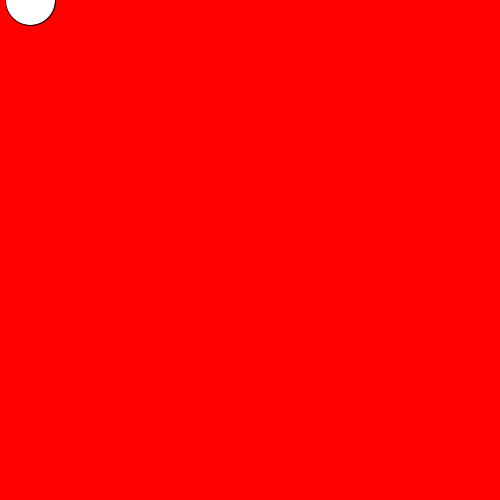
Frame 1 (no input)
Frame 60 (the mouse pressed at the canvas centre just before this capture): identical to frame 1, image omitted
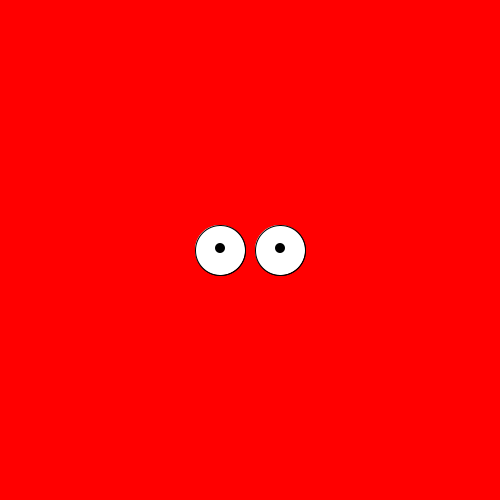
Frame 120 (the mouse held since frame 60 and released just before this capture)

The Processing sketch that drew these frames (run headless with seeded random() and noise(); from frame 60 on, the mouse is pressed at the canvas centre):

// Processing sketch: processing_155794
// ── processing_155794.pde

void setup() {
  background(255, 0, 0);
  size(500, 500);
  //fill(255, 0, 0);
  //rect(0,0,500,500);
}

void draw() {
  smooth();
  background(255, 0, 0);
  fill(255, 255, 255);
  stroke(0,0,0);
  ellipse((mouseX - 30), mouseY, 50, 50);
  ellipse((mouseX + 30), mouseY, 50, 50);
  fill(0,0,0);
  noStroke();
  ellipse(((mouseX + 10) + (mouseX/12)), ((mouseY - 18) + (mouseY/15)), 10, 10);
  ellipse(((mouseX - 50) + (mouseX/12)), ((mouseY - 18) + (mouseY/15)), 10, 10);
  //ellipse(((mouseX - 10) - (mouseX/12)), (mouseY), 10, 10);
  if (mousePressed) {
    if (mouseButton == LEFT) {
      fill(255,0,0);
      ellipse((mouseX - 30), mouseY, 50, 50);
      ellipse((mouseX + 30), mouseY, 50, 50);      
    } else {
        smooth();
        fill(255, 255, 255);
        stroke(0,0,0);
        ellipse((mouseX - 30), mouseY, 50, 50);
        ellipse((mouseX + 30), mouseY, 50, 50);
        fill(0,0,0);
        noStroke();
        ellipse(((mouseX + 10) + (mouseX/12)), ((mouseY - 18) + (mouseY/15)), 10, 10);
        ellipse(((mouseX - 50) + (mouseX/12)), ((mouseY - 18) + (mouseY/15)), 10, 10);
        //ellipse(((mouseX - 10) - (mouseX/12)), (mouseY), 10, 10);
    }
  }
  
}
